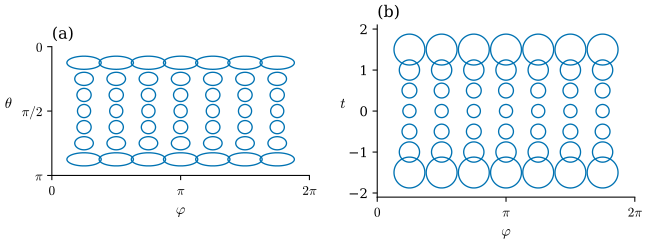

Write Python code to recreate this figure.
"""Figure 38.2.1: unit circles of the induced metric, drawn in the parameter plane (unit sphere, r = 1).

At grid points q of the parameter plane we draw {q + X : g_q(X, X) = eps^2} with eps = 0.16: the vectors X that
dx maps to vectors of length eps.
(a) standard coordinates (theta, phi): g = d theta^2 + sin^2 theta d phi^2, an ellipse with half-axes eps (theta
direction) and eps / sin theta (phi direction); phi is drawn horizontally.
(b) Mercator coordinates (phi, t): g = sech^2 t (d phi^2 + dt^2), a circle of radius eps cosh t.

Run: PYTHONPATH=tools python3 chapters/38-surfaces-smooth-discrete/figures/fig-38-2-1-metric-indicatrix.py
"""
import sys
from pathlib import Path

import numpy as np

sys.path.insert(0, str(Path(__file__).resolve().parents[1] / "lib"))
import dgfig  # noqa: E402
dgfig.setup()
import matplotlib.pyplot as plt  # noqa: E402

import ddg38  # noqa: E402

C = dgfig.COLORS
eps = 0.16
a = np.linspace(0, 2 * np.pi, 120)


def indicatrix(x, q, order):
    """points q + X with g_q(X, X) = eps^2; ``order`` maps (first, second) parameter to the plot (horizontal, vertical)."""
    xu, xv = ddg38.partials(x, np.array(q[0]), np.array(q[1]))
    g = np.array([[xu @ xu, xu @ xv], [xu @ xv, xv @ xv]])
    w, Q = np.linalg.eigh(g)
    pts = Q @ (eps * np.stack([np.cos(a), np.sin(a)]) / np.sqrt(w)[:, None])
    assert np.allclose(np.einsum("in,ij,jn->n", pts, g, pts), eps ** 2)
    P = np.array(q)[:, None] + pts
    return P[order[0]], P[order[1]]


# self-checks: E, F, G of the two coordinate systems (r = 1)
xu, xv = ddg38.partials(ddg38.sphere, np.array(0.7), np.array(1.1))
assert np.allclose(ddg38.gram(xu, xv), (1.0, 0.0, np.sin(0.7) ** 2), atol=1e-8)
xu, xv = ddg38.partials(ddg38.mercator_inv, np.array(1.1), np.array(-0.8))
assert np.allclose(ddg38.gram(xu, xv), (1 / np.cosh(0.8) ** 2, 0.0, 1 / np.cosh(0.8) ** 2), atol=1e-8)

fig, (ax, ax2) = plt.subplots(1, 2, figsize=(7.0, 2.9), gridspec_kw=dict(width_ratios=[1, 1]))
for th in np.linspace(np.pi / 8, 7 * np.pi / 8, 7):
    for ph in np.linspace(np.pi / 4, 7 * np.pi / 4, 7):
        X, Y = indicatrix(ddg38.sphere, (th, ph), (1, 0))
        ax.plot(X, Y, color=C["tangent"], lw=1.0)
ax.set_xlim(0, 2 * np.pi)
ax.set_ylim(np.pi, 0)
ax.set_aspect("equal")
ax.set_xticks([0, np.pi, 2 * np.pi])
ax.set_xticklabels([r"$0$", r"$\pi$", r"$2\pi$"])
ax.set_yticks([0, np.pi / 2, np.pi])
ax.set_yticklabels([r"$0$", r"$\pi/2$", r"$\pi$"])
ax.set_xlabel(r"$\varphi$")
ax.set_ylabel(r"$\theta$", rotation=0, labelpad=10)
ax.set_title("(a)", loc="left", fontsize=12)

for t in np.linspace(-1.5, 1.5, 7):
    for ph in np.linspace(np.pi / 4, 7 * np.pi / 4, 7):
        X, Y = indicatrix(ddg38.mercator_inv, (ph, t), (0, 1))
        ax2.plot(X, Y, color=C["tangent"], lw=1.0)
ax2.set_xlim(0, 2 * np.pi)
ax2.set_ylim(-2.1, 2.1)
ax2.set_aspect("equal")
ax2.set_xticks([0, np.pi, 2 * np.pi])
ax2.set_xticklabels([r"$0$", r"$\pi$", r"$2\pi$"])
ax2.set_xlabel(r"$\varphi$")
ax2.set_ylabel(r"$t$", rotation=0)
ax2.set_title("(b)", loc="left", fontsize=12)
for axx in (ax, ax2):
    for s in ("top", "right"):
        axx.spines[s].set_visible(False)
fig.tight_layout(w_pad=1.5)
dgfig.save(fig, __file__)
